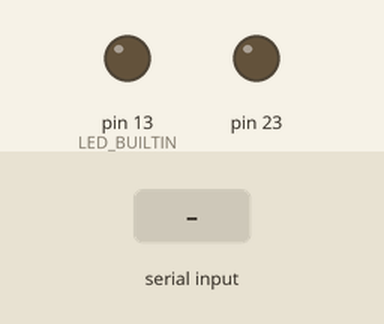
Simulated run of this sketch. Board: Arduino Mega 2560, built with avr-gcc and run on an emulated ATmega2560. On the bench: output pins drawn as LEDs (lit = HIGH). The test bench sets the inputs (shaded band).

Above: at 1.2 s.
1.3 s: "1\n" received over Serial
At 2.8 s:
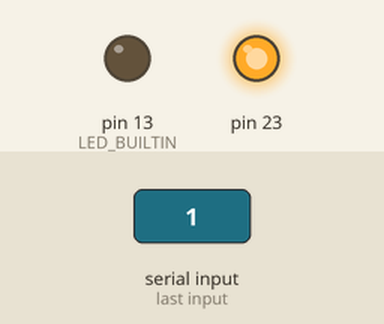
Timing chart, 0 to 4.3 s (numbered marks = the images above; inputs shaded):
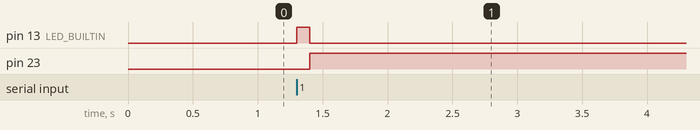

The sketch:

seriallogtest.ino
```cpp
// output the serial monitor over uart2
// and pulse D23 low when there's a new line

void setup() {
  Serial.begin(115200);
  pinMode(23, OUTPUT);
  pinMode(LED_BUILTIN, OUTPUT);
  Serial2.begin(115200);
}

void loop() {
  if (Serial.available()) {
    char c = Serial.read();
    Serial2.write(c);
    if (c == '\n') {
      digitalWrite(23, LOW);
      digitalWrite(LED_BUILTIN, HIGH);
      delay(100);
      digitalWrite(23, HIGH);
      digitalWrite(LED_BUILTIN, LOW);
    }
  }
}
```

Measured:
- after the input at 1.3 s, pin 13 (LED_BUILTIN): LOW → HIGH at once, → LOW 0.10 s later; pin 23: LOW → HIGH after 0.10 s
